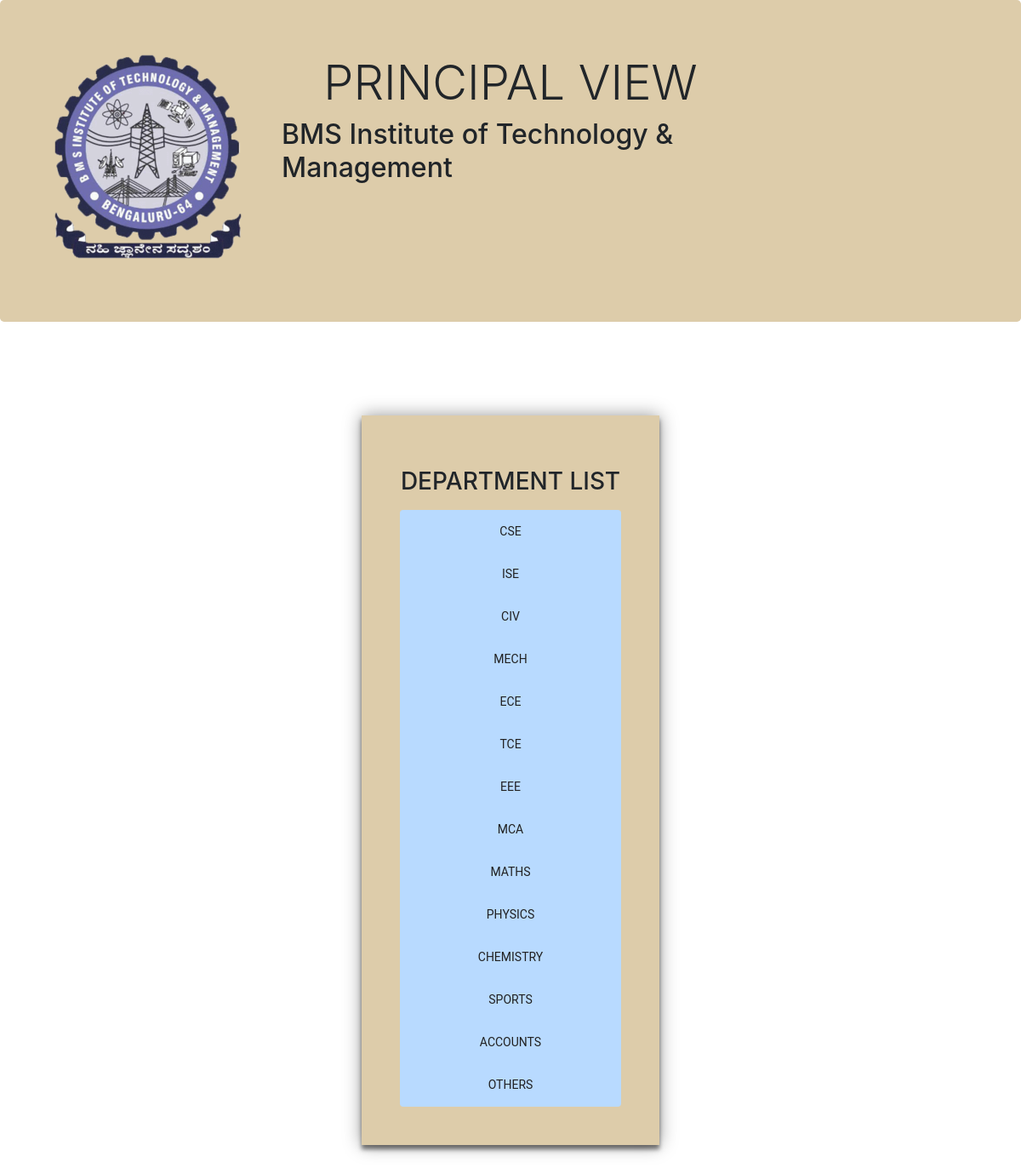
Screenshot of /principal_first/ with the database file from the repository.
### facform1/models.py (models this page shows, shortened)
class Department(models.Model):
	name = models.CharField(max_length=20, blank=True, null=True)

### facform1/views.py (the view)
# urls.py: url(r'^principal_first/', views.principal_first,name="principal_first"),
def principal_first(request):
	dept = Department.objects.all()
	context = {'dept':dept}
	return render(request,'principal_first.html',context=context)

### templates/principal_first.html (shortened to what this page needs)
<!DOCTYPE html>
{% load staticfiles %}
<html>
 <head>
  </head>
  <body>
<link rel="stylesheet" type="text/css" href="{% static "css/theme1.css" %}"><link href="https://stackpath.bootstrapcdn.com/bootstrap/4.1.3/css/bootstrap.min.css" rel="stylesheet">
<div class="jumbotron p1">
<div class="container-fluid ">
<div class="row">
<div class="col-3"><center><img  src="{% static "image/bms.logo.png" %}" alt="BMS Institute of Technology of management" ></center></div>
 <div class="col-6 q1"><h1 align="center" class="display-4"> PRINCIPAL VIEW</h1>
   <h2>BMS Institute of Technology & Management</h2>
 </div>
 </div>
</div>
</div>
<div class="login-page">
  <div style="margin-top:-5%;" class="form">
    <p><h3>DEPARTMENT LIST</h3></p>
    <form class="login-form" method="post">
    <div class="list-group">
        {% for dept in dept %}
  <a class="list-group-item list-group-item-action list-group-item-primary a_one" href="/principal_display/{{dept.name}}" value="{dept.name}">{{dept.name}}</a>
  {% endfor %}
</div>
    </form>
  </div>
</div>
</body>
</html>

### static/css/theme1.css (style rules this page uses)
.p1 { max-height: 35% !important; background-color: #ddccaa !important; }
.jumbotron { background-color: #ddccaa !important; }
img { width:150; text-align: center; margin-bottom: 10px; }
::placeholder { color: #e5e5e5; }
body { position:relative; }
.login-page { width: 360px; padding: 8% 0 0; margin: auto; }
.form { position: relative; z-index: 1; background: #ddccaa; max-width: 350px; margin: 0 auto 100px; padding: 45px; text-align: center; box-shadow: 0 0 20px 0 rgba(0, 0, 0, 0.4), 0 5px 5px 0 rgba(0, 0, 0, 0.5); }
.form a { font-family: "Roboto", sans-serif; text-transform: uppercase; outline: 0; width: 100%; border: 0; padding: 15px; color: #FFFFFF; font-size: 14px; -webkit-transition: all 0.3 ease; transition: all 0.3 ease; cursor: pointer; border-radius:0%; }
body { font-family: "Roboto", sans-serif; -webkit-font-smoothing: antialiased; -moz-osx-font-smoothing: grayscale; }
.a_one { color: #212121 !important; text-decoration-style: double; }

### rows the page displays
Department: name "CSE"
Department: name "ISE"
Department: name "CIV"
Department: name "MECH"
Department: name "ECE"
Department: name "TCE"
Department: name "EEE"
Department: name "MCA"
Department: name "MATHS"
Department: name "PHYSICS"
Department: name "CHEMISTRY"
Department: name "SPORTS"
Department: name "ACCOUNTS"
Department: name "OTHERS"
